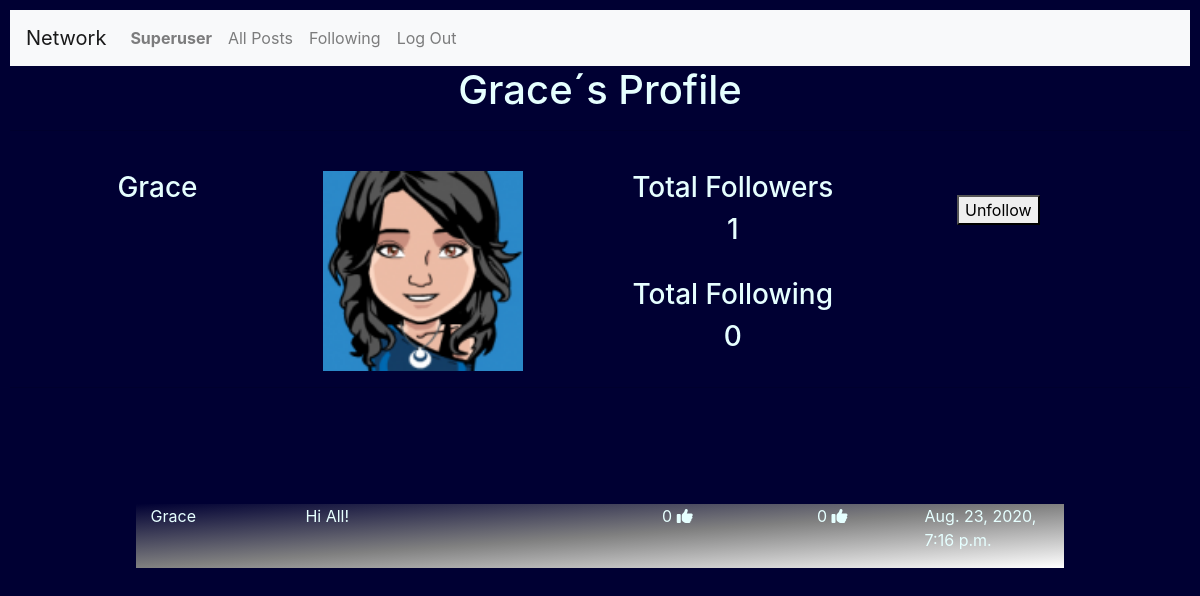
Page /profile/Grace (signed in) on the earlier database version.
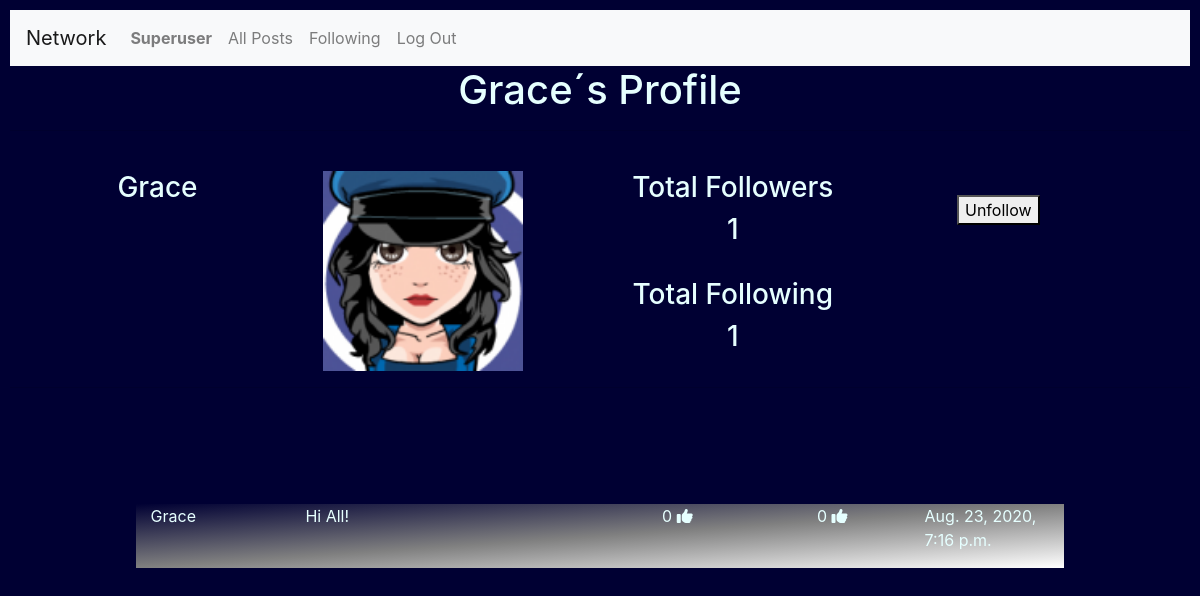
Same page on the later database version.
### network/models.py (models this page shows, shortened)
class User(AbstractUser):
    pass

class Profile(models.Model):
    User = models.ForeignKey('User', on_delete = models.CASCADE)
    Follower = models.ManyToManyField('User', blank=True, related_name="Followers")  #seguidores
    Following = models.ManyToManyField('User',blank=True, related_name= "Following")  #seguindo
    Avatar = models.ImageField(upload_to="media", blank=True)

class Posts(models.Model):
    User = models.ForeignKey('User', on_delete = models.CASCADE)
    Post = models.TextField(max_length=255)
    Date = models.DateTimeField(auto_now_add=True)
    Likes = models.IntegerField(blank=True, null=True)
    Unlikes = models.IntegerField(blank=True, null=True)

### network/views.py (the view)
# urls.py: path("profile/<str:username>",views.profile, name="profile"),
@login_required
@csrf_exempt
def profile(request,username):
    profile= []
    UserPosts = []
    TFollowers = 0
    TFollowing = 0
    searchuser = username
    userid = User.objects.filter(username=searchuser).values('id')
    for u in userid:
        User_id = int(u['id'])
    profile = Profile.objects.filter(User=User_id )
    UserPosts = Posts.objects.filter(User=User_id).order_by('-Date')
    for FS in profile:
        TFollowers = FS.Follower.all().count() #total followers
        UFollowers = FS.Follower.all() #followers names
    for FG in profile:
        TFollowing = FG.Following.all().count() #total following
        UFollowing = FG.Following.all() #following names
    if request.user.id == User_id:
        ShowFollowornot = "no"
    else:
        ShowFollowornot = "yes"
    if request.user in UFollowers:
        btnfollow = "Unfollow"
    else:
        btnfollow = "Follow"
    """
    print("Logged User :", request.user.id ,request.user)
    print("Profile Shown :", User_id)
    print("Show follow button ? ", ShowFollowornot)
    print("Followers :", UFollowers)
    print("Follow or Unfollow ? :" ,btnfollow )
    """
    context={
        "User":searchuser,
        "Profiles":profile,
        "TotalFollowers":TFollowers,
        "TotalFollowing":TFollowing,
        "ShowFollowornot" :ShowFollowornot,
        "btnfollow" : btnfollow,
        "UserFollowers":UFollowers,
        "Userfollowing":UFollowing ,
        "UserPosts": UserPosts,
    }
    return render(request, "network/profile.html", context)

### network/templates/network/profile.html (shortened to what this page needs)
{% extends "network/layout.html" %}
{% load static %}
{% block body %}
  <h1>{{ User }}´s Profile</h1>
  <hr>
  <div class="form-group" >
      <form >
      {% for P  in Profiles %}
            <div class="container" style="border:#004d00; width:90%" >
                 <br>
                 <div class="row"  width="1700px" style="text-align: center;">
                      <div class="col-lg-2" >
                           <h3>{{P.User |title}}</h3>
                      </div>
                      <div class="col-lg-4">
                           <img src=" {{P.Avatar.url}} "  width="200" style="text-align: center;">
                      </div>
                       <div class="col-lg-3" style="text-align: center;">
                            <h3>Total Followers    </h3>
                            <h3 >{{TotalFollowers}} </h3>
                            <br>
                            <h3>Total Following    </h3>
                            <h3>{{TotalFollowing}} </h3>
                        </div>
                        {% if ShowFollowornot == "yes" %}
                               <div class="col-lg-3"  id="Follow" style="text-align: center;">
                                    <br>
                                    <button type="Submit" id="follow_me"  value={{btnfollow}} > {{btnfollow}}   </button>
                                    <br>
                               </div>
                        {% endif %}
              </div>
            </div>
      {% endfor %}
      <hr style="color : white;">
    </form>
</div>
<div class="container" style="border:#004d00; width:90%">
    {%for U in UserPosts %}
        <div class="container" style="width:90%; position:relative; top:100px;background-image: linear-gradient(to top left, white, gray,	 #000033 );">
              <div class="row"  width="1700px">
                   <div class="col-lg-2">
                        <p> {{ U.User |title }} </p>
                   </div>
                   <div class="col-lg-4">
                        <p> {{U.Post }} </p>
                   </div>
                   <div class="col-lg-2" style="text-align: center;">
                        {% if U.Likes == None%}
                               <p> 0 <i class="fas fa-thumbs-up"></i></p>
                        {% else %}
                               <p> {{ U.Likes  }}  <i class="fas fa-thumbs-up"></i></p>
                        {% endif %}
                   </div>
                   <div class="col-lg-2" style="text-align: center;">
                        {% if U.Unlikes == None%}
                              <p> 0 <i class="fas fa-thumbs-up"></i></p>
                        {% else %}
                              <p> {{ U.Unlikes }}  <i class="fas fa-thumbs-down"></i></p>
                        {% endif %}
                   </div>
                   <div class="col-lg-2">
                             <p> {{U.Date}} </p>
                   </div>
              </div>
        </div>
    {% endfor %}
</div>
{% endblock %}

### network/templates/network/layout.html (shortened to what this page needs)
{% load static %}
<!DOCTYPE html>
<html lang="en">
    <head>
        <link rel="stylesheet" href="https://stackpath.bootstrapcdn.com/bootstrap/4.4.1/css/bootstrap.min.css">
        <link rel="stylesheet" href="https://cdnjs.cloudflare.com/ajax/libs/font-awesome/4.7.0/css/font-awesome.min.css">
        <link href="{% static 'network/styles.css' %}" rel="stylesheet">
    </head>
    <body>
        <nav class="navbar navbar-expand-lg navbar-light bg-light" >
            <a class="navbar-brand" href="#">Network</a>
            <div style="color : #000033;">
              <ul class="navbar-nav mr-auto">
                {% if user.is_authenticated %}
                    <li class="nav-item">
                        <a class="nav-link" href="{% url 'network:profile' user.username  %}"><strong>{{ user.username |title}}</strong></a>
                    </li>
                {% endif %}
                <li class="nav-item">
                  <a class="nav-link" href="{% url 'network:index' %}">All Posts</a>
                </li>
                {% if user.is_authenticated %}
                    <li class="nav-item">
                        <a class="nav-link" href="{% url 'network:following' %}">Following</a>
                    </li>
                    <li class="nav-item">
                        <a class="nav-link" href="{% url 'network:logout' %}">Log Out</a>
                    </li>
                {% endif %}
              </ul>
            </div>
          </nav>
        <div class="body">
            {% block body %}
            {% endblock %}
        </div>
    </body>
</html>

### network/static/network/styles.css (style rules this page uses)
body { padding: 10px; color: #e6ffff ; background-color: #000033; background-position: center; background-repeat: no-repeat; background-size: cover; height: 100%; width: 100%; }
h1 { text-align: center; }

Differences in the rows shown:
changed Profile "Grace": Avatar: a different picture; TotalFollowing "0" → "1"
